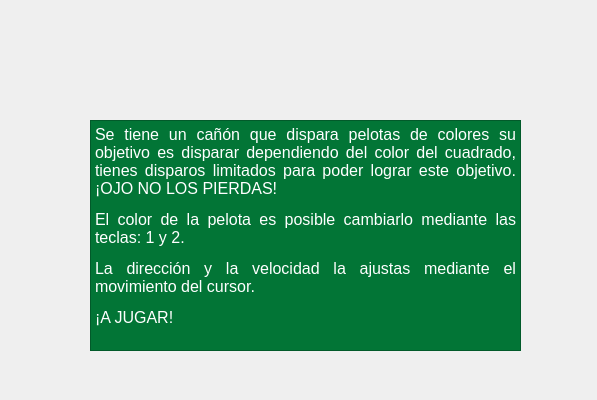
<?xml version="1.0" encoding="UTF-8"?>
<ui version="4.0">
 <class>Instrucciones</class>
 <widget class="QDialog" name="Instrucciones">
  <property name="geometry">
   <rect>
    <x>0</x>
    <y>0</y>
    <width>597</width>
    <height>400</height>
   </rect>
  </property>
  <property name="windowTitle">
   <string>Dialog</string>
  </property>
  <property name="styleSheet">
   <string notr="true">Background-image:url(:/images/pizarron.jpg)</string>
  </property>
  <widget class="QLabel" name="label">
   <property name="geometry">
    <rect>
     <x>40</x>
     <y>30</y>
     <width>511</width>
     <height>70</height>
    </rect>
   </property>
   <property name="styleSheet">
    <string notr="true">background-image:url(:/images/instrucciones3.png)</string>
   </property>
   <property name="text">
    <string/>
   </property>
  </widget>
  <widget class="QTextEdit" name="textEdit">
   <property name="geometry">
    <rect>
     <x>90</x>
     <y>120</y>
     <width>431</width>
     <height>231</height>
    </rect>
   </property>
   <property name="styleSheet">
    <string notr="true">Background:rgb(2, 117, 54)</string>
   </property>
   <property name="html">
    <string>&lt;!DOCTYPE HTML PUBLIC &quot;-//W3C//DTD HTML 4.0//EN&quot; &quot;http://www.w3.org/TR/REC-html40/strict.dtd&quot;&gt;
&lt;html&gt;&lt;head&gt;&lt;meta name=&quot;qrichtext&quot; content=&quot;1&quot; /&gt;&lt;style type=&quot;text/css&quot;&gt;
p, li { white-space: pre-wrap; }
&lt;/style&gt;&lt;/head&gt;&lt;body style=&quot; font-family:'MS Shell Dlg 2'; font-size:8.25pt; font-weight:400; font-style:normal;&quot;&gt;
&lt;p align=&quot;justify&quot; style=&quot; margin-top:12px; margin-bottom:12px; margin-left:0px; margin-right:0px; -qt-block-indent:0; text-indent:0px;&quot;&gt;&lt;span style=&quot; font-size:12pt; color:#ffffff;&quot;&gt;Se tiene un cañón que dispara pelotas de colores su objetivo es disparar dependiendo del color del cuadrado, tienes disparos limitados para poder lograr este objetivo. ¡OJO NO LOS PIERDAS! &lt;/span&gt;&lt;/p&gt;
&lt;p align=&quot;justify&quot; style=&quot; margin-top:12px; margin-bottom:12px; margin-left:0px; margin-right:0px; -qt-block-indent:0; text-indent:0px;&quot;&gt;&lt;span style=&quot; font-size:12pt; color:#ffffff;&quot;&gt;El color de la pelota es posible cambiarlo mediante las teclas: 1 y 2. &lt;/span&gt;&lt;/p&gt;
&lt;p align=&quot;justify&quot; style=&quot; margin-top:12px; margin-bottom:12px; margin-left:0px; margin-right:0px; -qt-block-indent:0; text-indent:0px;&quot;&gt;&lt;span style=&quot; font-size:12pt; color:#ffffff;&quot;&gt;La dirección y la velocidad la ajustas mediante el movimiento del cursor. &lt;/span&gt;&lt;/p&gt;
&lt;p align=&quot;justify&quot; style=&quot; margin-top:12px; margin-bottom:12px; margin-left:0px; margin-right:0px; -qt-block-indent:0; text-indent:0px;&quot;&gt;&lt;span style=&quot; font-size:12pt; color:#ffffff;&quot;&gt;¡A JUGAR! &lt;/span&gt;&lt;/p&gt;&lt;/body&gt;&lt;/html&gt;</string>
   </property>
  </widget>
 </widget>
 <resources/>
 <connections/>
</ui>
